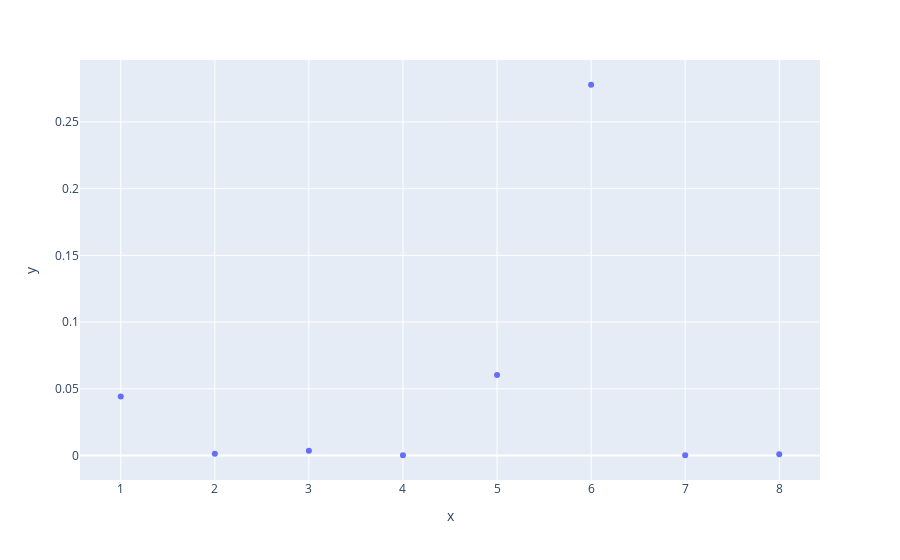
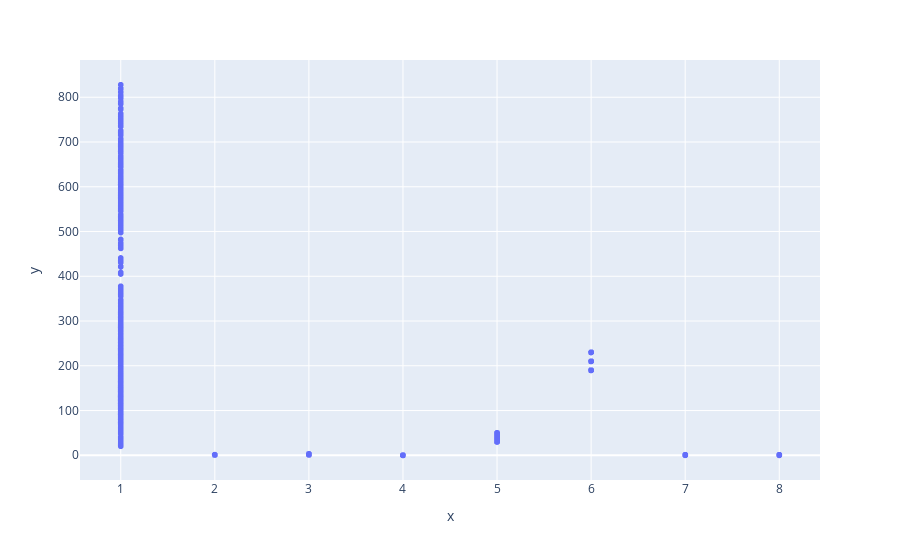

The code cell stored with these charts, in order, in its notebook:
### Markdown cell above
### Looking at each parameter distribution

### Code cell
feature_domain_8 = list(range(8 + 1));
feature_domain_8.pop(0);

feature_domain_8_rep = list(np.arange(1,9))*675


# print(feature_domain_8);
# print(feature_domain_8_rep);

# Just to view one:
plotPlotlyScatter(
    feature_domain_8,
    cut_params_N[0]
);

# View ALL (FULL DISTRIBUTION)
plotPlotlyScatter(
    feature_domain_8_rep,
    cut_params
);

### Figure 1 — Plotly figure (JSON) as saved in the notebook; plotly's stock layout.template omitted (floating-point values rounded to 4 significant figures)
{"data": [{"hovertemplate": "x=%{x}<br>y=%{y}<extra></extra>", "legendgroup": "", "marker": {"color": "#636efa", "symbol": "circle"}, "mode": "markers", "name": "", "orientation": "h", "showlegend": false, "type": "scatter", "x": [1, 2, 3, 4, 5, 6, 7, 8], "xaxis": "x", "y": [0.04424, 0.001449, 0.003623, 0.0002416, 0.06039, 0.2778, 0.0002947, 0.0009721], "yaxis": "y"}], "layout": {"legend": {"tracegroupgap": 0}, "margin": {"t": 60}, "xaxis": {"anchor": "y", "domain": [0, 1], "title": {"text": "x"}}, "yaxis": {"anchor": "x", "domain": [0, 1], "title": {"text": "y"}}}}

### Figure 2 — Plotly figure (JSON) as saved in the notebook; plotly's stock layout.template omitted (floating-point values rounded to 4 significant figures; data arrays with more than 128 entries replaced by an {"elided": "..."} marker saying what was removed)
{"data": [{"hovertemplate": "x=%{x}<br>y=%{y}<extra></extra>", "legendgroup": "", "marker": {"color": "#636efa", "symbol": "circle"}, "mode": "markers", "name": "", "showlegend": false, "type": "scattergl", "x": {"elided": "5400 int values"}, "xaxis": "x", "y": {"elided": "5400 float values"}, "yaxis": "y"}], "layout": {"legend": {"tracegroupgap": 0}, "margin": {"t": 60}, "xaxis": {"anchor": "y", "domain": [0, 1], "title": {"text": "x"}}, "yaxis": {"anchor": "x", "domain": [0, 1], "title": {"text": "y"}}}}
